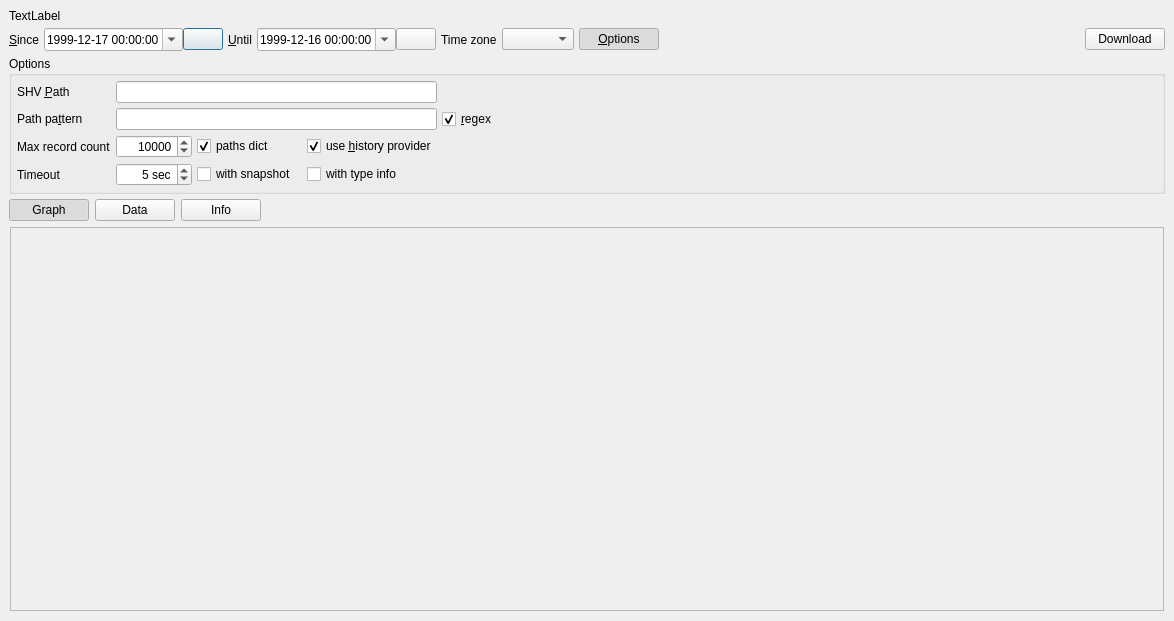
<?xml version="1.0" encoding="UTF-8"?>
<ui version="4.0">
 <class>shv::visu::logview::DlgLogInspector</class>
 <widget class="QDialog" name="shv::visu::logview::DlgLogInspector">
  <property name="geometry">
   <rect>
    <x>0</x>
    <y>0</y>
    <width>1174</width>
    <height>621</height>
   </rect>
  </property>
  <property name="windowTitle">
   <string>Log inspector</string>
  </property>
  <layout class="QVBoxLayout" name="verticalLayout">
   <property name="spacing">
    <number>5</number>
   </property>
   <property name="leftMargin">
    <number>9</number>
   </property>
   <property name="topMargin">
    <number>9</number>
   </property>
   <property name="rightMargin">
    <number>9</number>
   </property>
   <property name="bottomMargin">
    <number>9</number>
   </property>
   <item>
    <widget class="QLabel" name="lblInfo">
     <property name="text">
      <string>TextLabel</string>
     </property>
    </widget>
   </item>
   <item>
    <layout class="QHBoxLayout" name="horizontalLayout">
     <item>
      <widget class="QLabel" name="label">
       <property name="text">
        <string>&amp;Since</string>
       </property>
       <property name="buddy">
        <cstring>edSince</cstring>
       </property>
      </widget>
     </item>
     <item>
      <layout class="QHBoxLayout" name="horizontalLayout_5">
       <property name="spacing">
        <number>0</number>
       </property>
       <item>
        <widget class="QDateTimeEdit" name="edSince">
         <property name="alignment">
          <set>Qt::AlignmentFlag::AlignRight|Qt::AlignmentFlag::AlignTrailing|Qt::AlignmentFlag::AlignVCenter</set>
         </property>
         <property name="specialValueText">
          <string>Not defined</string>
         </property>
         <property name="date">
          <date>
           <year>1999</year>
           <month>12</month>
           <day>17</day>
          </date>
         </property>
         <property name="displayFormat">
          <string notr="true">yyyy-MM-dd hh:mm:ss</string>
         </property>
         <property name="calendarPopup">
          <bool>true</bool>
         </property>
        </widget>
       </item>
       <item>
        <widget class="QPushButton" name="btClearSince">
         <property name="icon">
          <iconset resource="../../images/images.qrc">
           <normaloff>:/shv/visu/images/delete.svg</normaloff>:/shv/visu/images/delete.svg</iconset>
         </property>
        </widget>
       </item>
      </layout>
     </item>
     <item>
      <widget class="QLabel" name="label_2">
       <property name="text">
        <string>&amp;Until</string>
       </property>
       <property name="buddy">
        <cstring>edUntil</cstring>
       </property>
      </widget>
     </item>
     <item>
      <layout class="QHBoxLayout" name="horizontalLayout_6">
       <property name="spacing">
        <number>0</number>
       </property>
       <item>
        <widget class="QDateTimeEdit" name="edUntil">
         <property name="alignment">
          <set>Qt::AlignmentFlag::AlignRight|Qt::AlignmentFlag::AlignTrailing|Qt::AlignmentFlag::AlignVCenter</set>
         </property>
         <property name="specialValueText">
          <string>Not defined</string>
         </property>
         <property name="date">
          <date>
           <year>1999</year>
           <month>12</month>
           <day>16</day>
          </date>
         </property>
         <property name="displayFormat">
          <string notr="true">yyyy-MM-dd hh:mm:ss</string>
         </property>
         <property name="calendarPopup">
          <bool>true</bool>
         </property>
        </widget>
       </item>
       <item>
        <widget class="QPushButton" name="btClearUntil">
         <property name="icon">
          <iconset resource="../../images/images.qrc">
           <normaloff>:/shv/visu/images/delete.svg</normaloff>:/shv/visu/images/delete.svg</iconset>
         </property>
        </widget>
       </item>
      </layout>
     </item>
     <item>
      <widget class="QLabel" name="label_8">
       <property name="text">
        <string>Time zone</string>
       </property>
      </widget>
     </item>
     <item>
      <widget class="shv::visu::TimeZoneComboBox" name="cbxTimeZone"/>
     </item>
     <item>
      <widget class="QPushButton" name="btMoreOptions">
       <property name="text">
        <string>&amp;Options</string>
       </property>
       <property name="checkable">
        <bool>true</bool>
       </property>
       <property name="checked">
        <bool>true</bool>
       </property>
      </widget>
     </item>
     <item>
      <spacer name="horizontalSpacer_2">
       <property name="orientation">
        <enum>Qt::Orientation::Horizontal</enum>
       </property>
       <property name="sizeHint" stdset="0">
        <size>
         <width>40</width>
         <height>20</height>
        </size>
       </property>
      </spacer>
     </item>
     <item>
      <widget class="QPushButton" name="btLoad">
       <property name="text">
        <string>Download</string>
       </property>
      </widget>
     </item>
    </layout>
   </item>
   <item>
    <widget class="QGroupBox" name="groupBox_3">
     <property name="title">
      <string>Options</string>
     </property>
     <layout class="QGridLayout" name="gridLayout_3">
      <property name="leftMargin">
       <number>5</number>
      </property>
      <property name="topMargin">
       <number>5</number>
      </property>
      <property name="rightMargin">
       <number>5</number>
      </property>
      <property name="bottomMargin">
       <number>5</number>
      </property>
      <property name="spacing">
       <number>5</number>
      </property>
      <item row="0" column="1" colspan="4">
       <widget class="QLineEdit" name="edShvPath"/>
      </item>
      <item row="2" column="1">
       <widget class="QSpinBox" name="edMaxRecordCount">
        <property name="alignment">
         <set>Qt::AlignmentFlag::AlignRight|Qt::AlignmentFlag::AlignTrailing|Qt::AlignmentFlag::AlignVCenter</set>
        </property>
        <property name="minimum">
         <number>0</number>
        </property>
        <property name="maximum">
         <number>100000</number>
        </property>
        <property name="singleStep">
         <number>1000</number>
        </property>
        <property name="value">
         <number>10000</number>
        </property>
       </widget>
      </item>
      <item row="1" column="1" colspan="4">
       <widget class="QLineEdit" name="edPathPattern"/>
      </item>
      <item row="2" column="5">
       <spacer name="horizontalSpacer">
        <property name="orientation">
         <enum>Qt::Orientation::Horizontal</enum>
        </property>
        <property name="sizeHint" stdset="0">
         <size>
          <width>40</width>
          <height>20</height>
         </size>
        </property>
       </spacer>
      </item>
      <item row="3" column="1">
       <widget class="QSpinBox" name="edTimeout">
        <property name="alignment">
         <set>Qt::AlignmentFlag::AlignRight|Qt::AlignmentFlag::AlignTrailing|Qt::AlignmentFlag::AlignVCenter</set>
        </property>
        <property name="suffix">
         <string> sec</string>
        </property>
        <property name="minimum">
         <number>1</number>
        </property>
        <property name="maximum">
         <number>1000</number>
        </property>
        <property name="singleStep">
         <number>10</number>
        </property>
        <property name="value">
         <number>5</number>
        </property>
       </widget>
      </item>
      <item row="2" column="0">
       <widget class="QLabel" name="label_3">
        <property name="text">
         <string>Max record count</string>
        </property>
       </widget>
      </item>
      <item row="0" column="0">
       <widget class="QLabel" name="label_6">
        <property name="text">
         <string>SHV &amp;Path</string>
        </property>
        <property name="buddy">
         <cstring>edShvPath</cstring>
        </property>
       </widget>
      </item>
      <item row="2" column="2">
       <widget class="QCheckBox" name="chkPathsDict">
        <property name="text">
         <string>paths dict</string>
        </property>
        <property name="checked">
         <bool>true</bool>
        </property>
       </widget>
      </item>
      <item row="1" column="5">
       <widget class="QCheckBox" name="chkIsPathPatternRexex">
        <property name="toolTip">
         <string>Path pattern is regex</string>
        </property>
        <property name="text">
         <string>&amp;regex</string>
        </property>
        <property name="checked">
         <bool>true</bool>
        </property>
       </widget>
      </item>
      <item row="3" column="0">
       <widget class="QLabel" name="label_4">
        <property name="text">
         <string>Timeout</string>
        </property>
       </widget>
      </item>
      <item row="1" column="0">
       <widget class="QLabel" name="label_7">
        <property name="text">
         <string>Path pa&amp;ttern</string>
        </property>
        <property name="buddy">
         <cstring>edPathPattern</cstring>
        </property>
       </widget>
      </item>
      <item row="2" column="4">
       <widget class="QCheckBox" name="chkUseHistoryProvider">
        <property name="text">
         <string>use &amp;history provider</string>
        </property>
        <property name="checked">
         <bool>true</bool>
        </property>
       </widget>
      </item>
      <item row="3" column="2">
       <widget class="QCheckBox" name="chkWithSnapshot">
        <property name="text">
         <string>with snapshot</string>
        </property>
       </widget>
      </item>
      <item row="3" column="4">
       <widget class="QCheckBox" name="chkWithTypeInfo">
        <property name="text">
         <string>with type info</string>
        </property>
       </widget>
      </item>
     </layout>
    </widget>
   </item>
   <item>
    <widget class="QFrame" name="frame_2">
     <property name="frameShape">
      <enum>QFrame::Shape::NoFrame</enum>
     </property>
     <property name="frameShadow">
      <enum>QFrame::Shadow::Raised</enum>
     </property>
     <layout class="QHBoxLayout" name="horizontalLayout_3">
      <property name="leftMargin">
       <number>0</number>
      </property>
      <property name="topMargin">
       <number>0</number>
      </property>
      <property name="rightMargin">
       <number>0</number>
      </property>
      <property name="bottomMargin">
       <number>0</number>
      </property>
      <item>
       <widget class="QPushButton" name="btTabGraph">
        <property name="text">
         <string>Graph</string>
        </property>
        <property name="checkable">
         <bool>true</bool>
        </property>
        <property name="checked">
         <bool>true</bool>
        </property>
        <property name="autoExclusive">
         <bool>true</bool>
        </property>
       </widget>
      </item>
      <item>
       <widget class="QPushButton" name="btTabData">
        <property name="text">
         <string>Data</string>
        </property>
        <property name="checkable">
         <bool>true</bool>
        </property>
        <property name="autoExclusive">
         <bool>true</bool>
        </property>
       </widget>
      </item>
      <item>
       <widget class="QPushButton" name="btTabInfo">
        <property name="text">
         <string>Info</string>
        </property>
        <property name="checkable">
         <bool>true</bool>
        </property>
        <property name="autoExclusive">
         <bool>true</bool>
        </property>
       </widget>
      </item>
      <item>
       <spacer name="horizontalSpacer_4">
        <property name="orientation">
         <enum>Qt::Orientation::Horizontal</enum>
        </property>
        <property name="sizeHint" stdset="0">
         <size>
          <width>40</width>
          <height>20</height>
         </size>
        </property>
       </spacer>
      </item>
      <item>
       <widget class="shv::visu::logview::DataViewWidget" name="wDataView" native="true"/>
      </item>
     </layout>
    </widget>
   </item>
   <item>
    <widget class="QStackedWidget" name="stackedWidget">
     <property name="currentIndex">
      <number>0</number>
     </property>
     <widget class="QWidget" name="stackedWidgetPage1">
      <layout class="QVBoxLayout" name="verticalLayout_5">
       <property name="spacing">
        <number>1</number>
       </property>
       <property name="leftMargin">
        <number>1</number>
       </property>
       <property name="topMargin">
        <number>1</number>
       </property>
       <property name="rightMargin">
        <number>1</number>
       </property>
       <property name="bottomMargin">
        <number>1</number>
       </property>
       <item>
        <widget class="shv::visu::timeline::GraphView" name="graphView">
         <property name="widgetResizable">
          <bool>true</bool>
         </property>
         <widget class="QWidget" name="scrollAreaWidgetContents">
          <property name="geometry">
           <rect>
            <x>0</x>
            <y>0</y>
            <width>1152</width>
            <height>295</height>
           </rect>
          </property>
         </widget>
        </widget>
       </item>
      </layout>
     </widget>
     <widget class="QWidget" name="stackedWidgetPage2">
      <layout class="QVBoxLayout" name="verticalLayout_4">
       <property name="leftMargin">
        <number>1</number>
       </property>
       <property name="topMargin">
        <number>1</number>
       </property>
       <property name="rightMargin">
        <number>1</number>
       </property>
       <property name="bottomMargin">
        <number>1</number>
       </property>
       <item>
        <layout class="QHBoxLayout" name="horizontalLayout_2">
         <item>
          <spacer name="horizontalSpacer_3">
           <property name="orientation">
            <enum>Qt::Orientation::Horizontal</enum>
           </property>
           <property name="sizeHint" stdset="0">
            <size>
             <width>40</width>
             <height>20</height>
            </size>
           </property>
          </spacer>
         </item>
         <item>
          <widget class="QPushButton" name="btResizeColumnsToFitWidth">
           <property name="toolTip">
            <string>Resize columns to fit width</string>
           </property>
           <property name="icon">
            <iconset resource="../../images/images.qrc">
             <normaloff>:/shv/visu/images/zoom-fitwidth.svg</normaloff>:/shv/visu/images/zoom-fitwidth.svg</iconset>
           </property>
          </widget>
         </item>
         <item>
          <widget class="QPushButton" name="btLoadData">
           <property name="text">
            <string>Load data</string>
           </property>
          </widget>
         </item>
         <item>
          <widget class="QPushButton" name="btSaveData">
           <property name="text">
            <string>Save data</string>
           </property>
          </widget>
         </item>
        </layout>
       </item>
       <item>
        <widget class="QTableView" name="tblData"/>
       </item>
      </layout>
     </widget>
     <widget class="QWidget" name="stackedWidgetPage3">
      <layout class="QVBoxLayout" name="verticalLayout_3">
       <property name="leftMargin">
        <number>1</number>
       </property>
       <property name="topMargin">
        <number>1</number>
       </property>
       <property name="rightMargin">
        <number>1</number>
       </property>
       <property name="bottomMargin">
        <number>1</number>
       </property>
       <item>
        <widget class="QPlainTextEdit" name="edInfo"/>
       </item>
      </layout>
     </widget>
    </widget>
   </item>
  </layout>
 </widget>
 <customwidgets>
  <customwidget>
   <class>shv::visu::TimeZoneComboBox</class>
   <extends>QComboBox</extends>
   <header>shv/visu/timezonecombobox.h</header>
  </customwidget>
  <customwidget>
   <class>shv::visu::timeline::GraphView</class>
   <extends>QScrollArea</extends>
   <header location="global">shv/visu/timeline/graphview.h</header>
   <container>1</container>
  </customwidget>
  <customwidget>
   <class>shv::visu::logview::DataViewWidget</class>
   <extends>QWidget</extends>
   <header>shv/visu/logview/dataviewwidget.h</header>
   <container>1</container>
  </customwidget>
 </customwidgets>
 <tabstops>
  <tabstop>cbxTimeZone</tabstop>
  <tabstop>btMoreOptions</tabstop>
  <tabstop>btLoad</tabstop>
  <tabstop>edShvPath</tabstop>
  <tabstop>edPathPattern</tabstop>
  <tabstop>chkIsPathPatternRexex</tabstop>
  <tabstop>edMaxRecordCount</tabstop>
  <tabstop>chkPathsDict</tabstop>
  <tabstop>chkUseHistoryProvider</tabstop>
  <tabstop>edTimeout</tabstop>
  <tabstop>chkWithSnapshot</tabstop>
  <tabstop>btTabGraph</tabstop>
  <tabstop>btTabData</tabstop>
  <tabstop>btTabInfo</tabstop>
  <tabstop>tblData</tabstop>
  <tabstop>edInfo</tabstop>
  <tabstop>btSaveData</tabstop>
  <tabstop>graphView</tabstop>
 </tabstops>
 <resources>
  <include location="../../images/images.qrc"/>
 </resources>
 <connections>
  <connection>
   <sender>btMoreOptions</sender>
   <signal>toggled(bool)</signal>
   <receiver>groupBox_3</receiver>
   <slot>setVisible(bool)</slot>
   <hints>
    <hint type="sourcelabel">
     <x>639</x>
     <y>43</y>
    </hint>
    <hint type="destinationlabel">
     <x>617</x>
     <y>88</y>
    </hint>
   </hints>
  </connection>
 </connections>
</ui>
